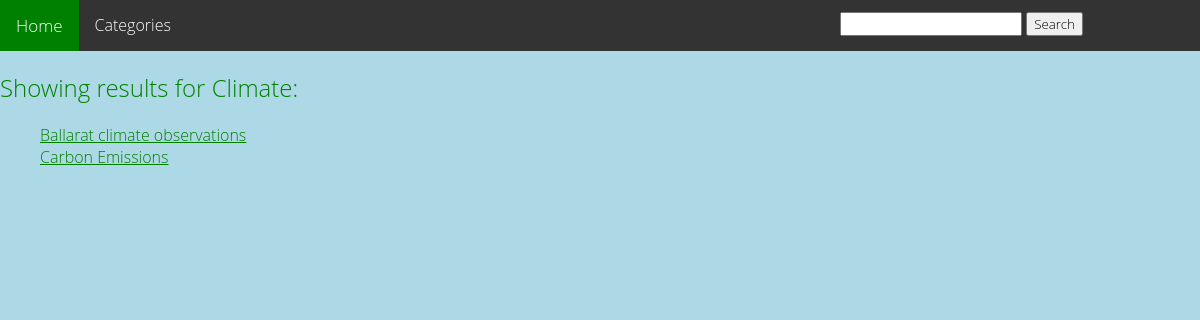
Page /open_data_charts/Climate/ on the committed database.
### open_data_charts/models.py (models this page shows, shortened)
class Category(models.Model):
    cat_id = models.IntegerField(primary_key=True)
    cat_name = models.CharField(max_length=100, verbose_name='Category name')
    def __str__(self):
        return self.cat_name

class Chart(models.Model):
    chart_id = models.IntegerField(primary_key=True)
    chart_title = models.CharField(max_length=500, verbose_name='Title')
    chart_category = models.ForeignKey(Category, on_delete=models.CASCADE, null=True, verbose_name='Category')
    chart_description = models.CharField(max_length=1000)
    chart_creation_date = models.DateTimeField(default=timezone.now(), verbose_name='Created')
    chart_filename = models.CharField(max_length=500, null=True)

### open_data_charts/views.py (the view)
# urls.py: path('<str:cat>/', views.CategoryView.as_view(), name="category"),
class CategoryView(generic.ListView):
    template_name = 'open_data_charts/category.html'
    context_object_name = 'chart_list'
    def get_queryset(self):
        query = self.request.GET.get('search')
        result = Chart.objects.all()
        if query:
            result = Chart.objects.filter(chart_title__contains=query)
        try:
            return {'categories': Category.objects.all(), 'specific_category': Category.objects.filter(cat_name=self.kwargs['cat'])[0], 'charts': result}
        except:
            return {'categories': Category.objects.all(), 'specific_category': Category.objects.filter(cat_name=self.kwargs['cat']), 'charts': result}

### open_data_charts/templates/open_data_charts/category.html (shortened to what this page needs)
<!DOCTYPE html>
{% load static %}
<link rel="stylesheet" type="text/css" href="{% static 'open_data_charts/style.css' %}">
<link rel="stylesheet" type="text/css" href="{% static 'open_data_charts/navStyle.css' %}">
<div class="topnav">
    <a class="active" href="/open_data_charts/">Home</a>
    <div class="dropdown">
        <button class="dropbtn">Categories
        </button>
    </div>
    <div class="search-dropdown">
    <div class="search-form">
    <form method="GET" action="">
    <input type="search" name="search" id="chart-search">
    <button type="submit" id="search-btn"> Search </button>
    </form>
  </div>
    </div>
</div>
<body>
<h2>Showing results for {{chart_list.specific_category.cat_name}}:</h2>
<ul>
{% for chart in chart_list.specific_category.chart_set.all %}
    <li>
        <a href="{% url 'open_data_charts:chart' chart_list.specific_category.cat_name chart.chart_id %}">{{chart.chart_title}}</a>
    </li>
{% endfor %}
</ul>
</body>

### open_data_charts/static/open_data_charts/style.css (style rules this page uses)
* { font-family: Open Sans, Helvetica, sans-serif; font-weight: 300; }
html, body { margin: 0; padding: 0; height: 100%; }
li a { color: green }
ul { list-style: none; }
body { background: lightblue; -webkit-background-size: cover; -moz-background-size: cover; -o-background-size: cover; background-size: cover; width: 100%; height: 100%; }
h1, h2, h3, p { color: green; }

### open_data_charts/static/open_data_charts/navStyle.css (style rules this page uses)
.topnav { background-color: #333; overflow: hidden; }
.topnav a { float: left; color: #f2f2f2; text-align: center; padding: 14px 16px; text-decoration: none; font-size: 17px; }
.topnav a.active { background-color: green; color: white; }
.dropdown { float: left; overflow: hidden; }
.dropdown .dropbtn { font-size: 16px; border: none; outline: none; color: white; padding: 14px 16px; background-color: inherit; font-family: inherit; margin: 0; }
.search-dropdown { position: absolute; left: 70%; top: 12px; overflow: hidden; }
.search-form { z-index: 2; }

### rows in the picture
Category: specific_category.cat_name "Climate"
Chart: chart_title "Ballarat climate observations"
Chart: chart_title "Carbon Emissions"
